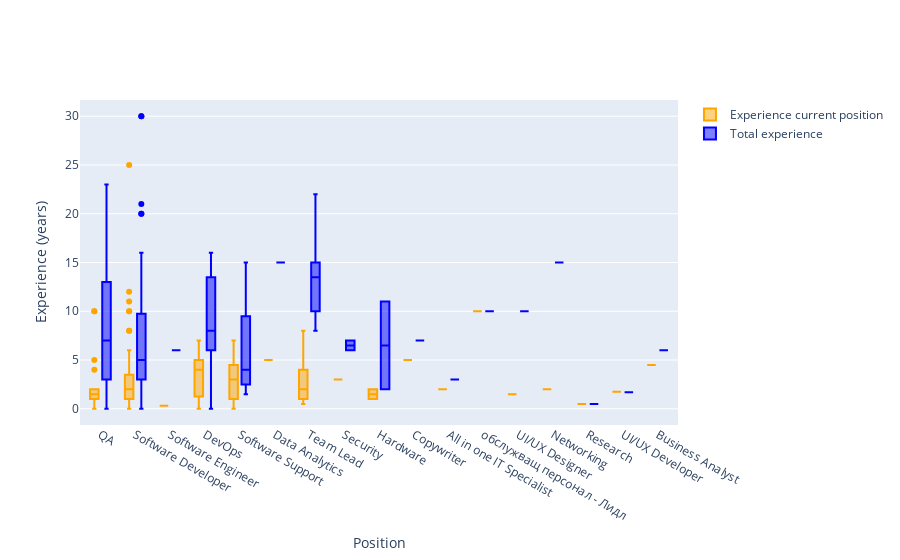

Notebook code for this chart:
### Markdown cell above
From the following graph we can see that in the positions for Software Developer and Software Support the outliers are the most apparent.

### Code cell
# Plot current experience and total experience
fig = go.Figure()
fig.add_trace(go.Box(
    x=salaries['pos'], 
    y=salaries['curr_exp'],
    name='Experience current position',
    marker_color='orange'
))
fig.add_trace(go.Box(
    x=salaries['pos'], 
    y=salaries['total_exp'],
    name='Total experience',
    marker_color='blue'
))

fig.update_layout(
    xaxis=dict(title='Position', zeroline=False),
    yaxis=dict(title='Experience (years)', zeroline=False),
    boxmode='group'
)

fig.show()

### Figure 1 — Plotly figure (JSON) as saved in the notebook; plotly's stock layout.template omitted (floating-point values rounded to 4 significant figures; data arrays with more than 128 entries replaced by an {"elided": "..."} marker saying what was removed)
{"data": [{"marker": {"color": "orange"}, "name": "Experience current position", "type": "box", "x": {"elided": "192 str values"}, "y": {"elided": "192 float values"}}, {"marker": {"color": "blue"}, "name": "Total experience", "type": "box", "x": {"elided": "192 str values"}, "y": {"elided": "192 float values"}}], "layout": {"boxmode": "group", "xaxis": {"title": {"text": "Position"}, "zeroline": false}, "yaxis": {"title": {"text": "Experience (years)"}, "zeroline": false}}}
